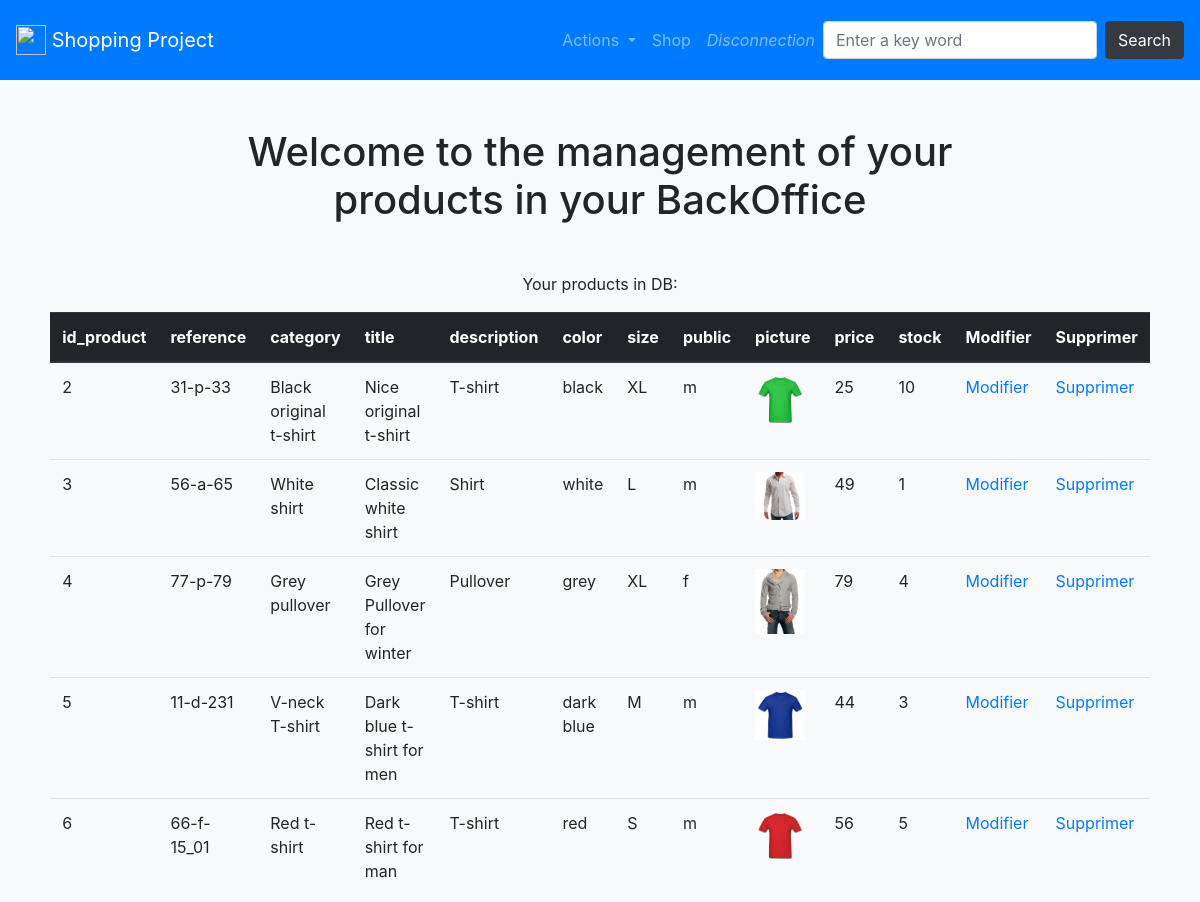
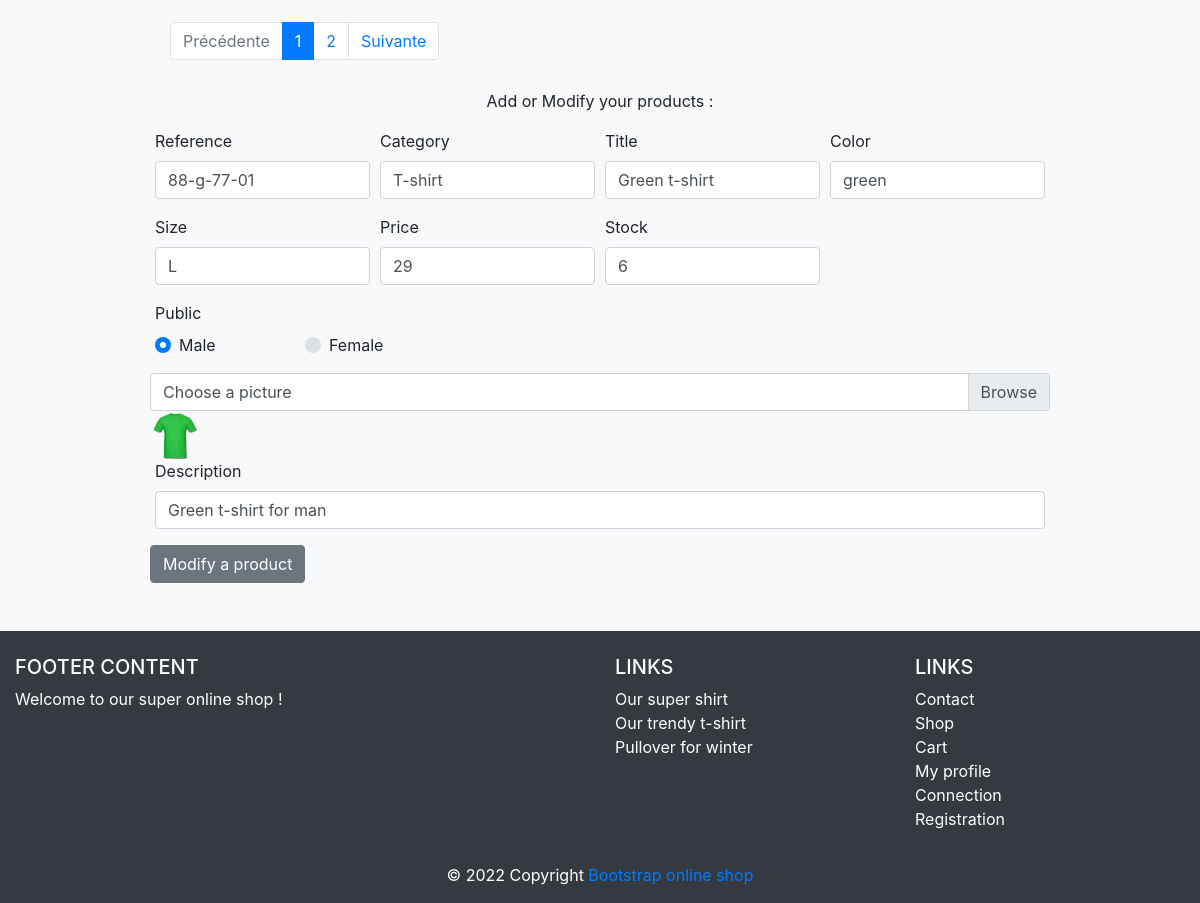
Page /admin/products.php?action=modifier&id_product=7 on the committed database (2 pictures, top to bottom).
### tables this page shows
CREATE TABLE `products` (
  `id_product` int(3) NOT NULL,
  `reference` varchar(20) NOT NULL,
  `category` varchar(20) NOT NULL,
  `title` varchar(100) NOT NULL,
  `description` text NOT NULL,
  `color` varchar(20) NOT NULL,
  `size` varchar(5) NOT NULL,
  `public` enum('m','f','all') NOT NULL,
  `picture` varchar(250) NOT NULL,
  `price` int(3) NOT NULL,
  `stock` int(3) NOT NULL
);

### inc/function.php (called while the page is built, shortened)
<?php
function pagination($pdo, $URLparam, $sqlTxt, $nbrOfElemenColumn, $numberElemPerPage)
{
    if (isset($_GET[$URLparam]) && !empty($_GET[$URLparam])) {
        $currentPage = (int) strip_tags($_GET[$URLparam]);
    } else {
        $currentPage = 1;
    }
    $query = $pdo->prepare($sqlTxt);
    $query->execute();
    $result = $query->fetch();
    $nbArticles = (int) $result[$nbrOfElemenColumn];
    $parPage = $numberElemPerPage;
    $pages = ceil($nbArticles / $parPage);
    $premier = ($currentPage * $parPage) - $parPage;
    $elemForPagination = ["nbArticles" => $nbArticles, "pages" => $pages, "premier" => $premier, "currentPage" => $currentPage];
    return $elemForPagination;
}
?>

### admin/products.php (the view, shortened to what this page needs)
<?php
require_once("../inc/init.php");
$elemnForPaginationEnCours = pagination(
    $pdo,
    "page",
    "SELECT COUNT(id_product) as total FROM products",
    "total",
    5
);
if (isset($_GET['action']) && $_GET['action'] == "modifier") {
    $id = $_GET["id_product"];
    $stmt = $pdo->query("SELECT * FROM products WHERE id_product = '$id'");
    $product = $stmt->fetch(PDO::FETCH_ASSOC);
    extract($product);
}
if(isset($_GET["key_word"])) {
    $keyWord = $_GET["key_word"];
    $stmt = $pdo->query("SELECT * FROM products WHERE description LIKE '%$keyWord%' LIMIT $elemnForPaginationEnCours[premier], 5");
} else {
    $stmt = $pdo->query("SELECT * FROM products LIMIT $elemnForPaginationEnCours[premier], 5");
}
$reference = isset($reference) ? $reference : "";
$price = isset($price) ? $price : "";
$stock = isset($stock) ? $stock : "";
$category = isset($category) ? $category : "";
$size = isset($size) ? $size : "";
$picture = isset($picture) ? $picture : "";
$color = isset($color) ? $color : "";
$title = isset($title) ? $title : "";
$description = isset($description) ? $description : "";
require_once("inc/header.php");
?>
<h1 class="mb-5 text-center col-12">Welcome to the management of your products in your BackOffice</h1>
<p class="text-center col-12">Your products in DB:</p>
<table class="table">
    <thead class="thead-dark">
        <tr>
            <?php for ($i = 0; $i < $stmt->columnCount(); $i++) { ?>
                <th scope="col">
                    <?= $stmt->getColumnMeta($i)["name"]; ?>
                </th>
            <?php } ?>
            <th scope="col"> Modifier </th>
            <th scope="col"> Supprimer </th>
        </tr>
    </thead>
    <tbody>
        <?php while ($product = $stmt->fetch(PDO::FETCH_ASSOC)) { ?>
            <tr>
                <td>
                    <?= $product["id_product"]; ?>
                </td>
                <td>
                    <?= $product["reference"]; ?>
                </td>
                <td>
                    <?= $product["title"]; ?>
                </td>
                <td>
                    <?= $product["description"]; ?>
                </td>
                <td>
                    <?= $product["category"]; ?>
                </td>
                <td>
                    <?= $product["color"]; ?>
                </td>
                <td>
                    <?= $product["size"]; ?>
                </td>
                <td>
                    <?= $product["public"]; ?>
                </td>
                <td> <img style="width:50px" src="<?= $product["picture"]; ?>"></td>
                <td>
                    <?= $product["price"]; ?>
                </td>
                <td>
                    <?= $product["stock"]; ?>
                </td>
                <td> <a href="?action=modifier&id_product=<?= $product["id_product"]; ?>#form">Modifier</a> </td>
                <td> <a href="?action=supprimer&id_product=<?= $product["id_product"]; ?>">Supprimer</a> </td>
            </tr>
        <?php } ?>
    </tbody>
</table>
<div class="row col-12">
    <?php require_once("../inc/pagination.php"); ?>
</div>
<p id="add_modify">Add or Modify your products :</p>
<form id="form" action="" method="POST" enctype="multipart/form-data">
    <div class="form-row">
        <div class="form-group col-md-3">
            <label for="reference">Reference</label>
            <input type="text" class="form-control" id="reference" value="<?= $reference; ?>" name="reference">
        </div>
        <div class="form-group col-md-3">
            <label for="category">Category</label>
            <input type="text" class="form-control" id="category" value="<?= $category; ?>" name="category">
        </div>
        <div class="form-group col-md-3">
            <label for="title">Title</label>
            <input type="text" class="form-control" id="title" value="<?= $title; ?>" name="title">
        </div>
        <div class="form-group col-md-3">
            <label for="color">Color</label>
            <input type="text" class="form-control" id="color" value="<?= $color; ?>" name="color">
        </div>
        <div class="form-group col-md-3">
            <label for="size">Size</label>
            <input type="text" class="form-control" id="size" value="<?= $size; ?>" name="size">
        </div>
        <div class="form-group col-md-3">
            <label for="price">Price</label>
            <input type="text" class="form-control" id="price" value="<?= $price; ?>" name="price">
        </div>
        <div class="form-group col-md-3">
            <label for="stock">Stock</label>
            <input type="text" class="form-control" id="stock" value="<?= $stock; ?>" name="stock">
        </div>
        <div class="form-group col-md-2">
            <label for="public_m">Public</label>
            <div class="custom-control custom-radio">
                <label class="custom-control-label" for="public_m">Male</label>
            </div>
        </div>
        <div class="form-group col-md-2">
            <label for="public_f" style="color:transparent">Public</label>
            <div class="custom-control custom-radio">
                <label class="custom-control-label" for="public_f">Female</label>
            </div>
        </div>
        <div class="custom-file mb-5">
            <label class="custom-file-label" for="myPicture">Choose a picture</label>
            <?php if (isset($_GET["action"]) && $_GET["action"] == "modifier") { ?>
                <div>
                    <img width="50px" src="<?= $picture; ?>" alt="<?= $title; ?>">
                </div>
            <?php } ?>
        </div>
        <div class="form-group col-md-12">
            <label for="description">Description</label>
            <input type="text" class="form-control" id="description" name="description" value="<?= $description; ?>">
        </div>
        <?php if (isset($_GET["action"]) && $_GET["action"] == "modifier") { ?>
            <button type="submit" class="btn btn-secondary" name="modifyProduct">Modify a product</button>
        <?php } else { ?>
            <button type="submit" class="btn btn-secondary" name="addProduct">Add a product</button>
        <?php } ?>
    </div>
</form>
<?php
require_once("inc/footer.php");
?>

### rows in the picture
products: id_product "2", reference "31-p-33", title "Black original t-shirt", description "Nice original t-shirt", category "T-shirt", color "black", size "XL", public "m", picture (picture), price "25", stock "10"
products: id_product "3", reference "56-a-65", title "White shirt", description "Classic white shirt", category "Shirt", color "white", size "L", public "m", picture (picture), price "49", stock "1"
products: id_product "4", reference "77-p-79", title "Grey pullover", description "Grey Pullover for winter", category "Pullover", color "grey", size "XL", public "f", picture (picture), price "79", stock "4"
products: id_product "5", reference "11-d-231", title "V-neck T-shirt", description "Dark blue t-shirt for men", category "T-shirt", color "dark blue", size "M", public "m", picture (picture), price "44", stock "3"
products: id_product "6", reference "66-f-15_01", title "Red t-shirt", description "Red t-shirt for man", category "T-shirt", color "red", size "S", public "m", picture (picture), price "56", stock "5"
products: reference "88-g-77-01", category "T-shirt", title "Green t-shirt", color "green", size "L", price "29", stock "6", picture (picture), description "Green t-shirt for man"

### other values in the picture
$stmt->getColumnMeta($i)["name"] "id_product"
$stmt->getColumnMeta($i)["name"] "reference"
$stmt->getColumnMeta($i)["name"] "category"
$stmt->getColumnMeta($i)["name"] "title"
$stmt->getColumnMeta($i)["name"] "description"
$stmt->getColumnMeta($i)["name"] "color"
$stmt->getColumnMeta($i)["name"] "size"
$stmt->getColumnMeta($i)["name"] "public"
$stmt->getColumnMeta($i)["name"] "picture"
$stmt->getColumnMeta($i)["name"] "price"
$stmt->getColumnMeta($i)["name"] "stock"
